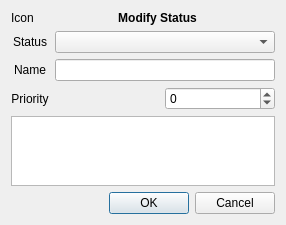
<?xml version="1.0" encoding="UTF-8"?>
<ui version="4.0">
 <class>ModifyStatusDialogClass</class>
 <widget class="QDialog" name="ModifyStatusDialogClass">
  <property name="geometry">
   <rect>
    <x>0</x>
    <y>0</y>
    <width>286</width>
    <height>212</height>
   </rect>
  </property>
  <property name="sizePolicy">
   <sizepolicy hsizetype="Expanding" vsizetype="Expanding">
    <horstretch>0</horstretch>
    <verstretch>0</verstretch>
   </sizepolicy>
  </property>
  <property name="windowTitle">
   <string>Modify Status</string>
  </property>
  <layout class="QVBoxLayout" name="vboxLayout">
   <item>
    <layout class="QHBoxLayout" name="horizontalLayout">
     <item>
      <widget class="QLabel" name="lblIcon">
       <property name="text">
        <string>Icon</string>
       </property>
      </widget>
     </item>
     <item>
      <widget class="QLabel" name="lblTitle">
       <property name="sizePolicy">
        <sizepolicy hsizetype="Expanding" vsizetype="Preferred">
         <horstretch>0</horstretch>
         <verstretch>0</verstretch>
        </sizepolicy>
       </property>
       <property name="font">
        <font>
         <weight>75</weight>
         <bold>true</bold>
        </font>
       </property>
       <property name="text">
        <string>Modify Status</string>
       </property>
       <property name="alignment">
        <set>Qt::AlignCenter</set>
       </property>
      </widget>
     </item>
    </layout>
   </item>
   <item>
    <layout class="QGridLayout" name="gridLayout">
     <item row="0" column="0">
      <widget class="QLabel" name="lblStatus">
       <property name="text">
        <string>Status</string>
       </property>
       <property name="textFormat">
        <enum>Qt::PlainText</enum>
       </property>
       <property name="alignment">
        <set>Qt::AlignCenter</set>
       </property>
       <property name="buddy">
        <cstring>cmbShow</cstring>
       </property>
      </widget>
     </item>
     <item row="1" column="1">
      <widget class="QLineEdit" name="lneName">
       <property name="sizePolicy">
        <sizepolicy hsizetype="Expanding" vsizetype="Fixed">
         <horstretch>0</horstretch>
         <verstretch>0</verstretch>
        </sizepolicy>
       </property>
      </widget>
     </item>
     <item row="0" column="1">
      <widget class="QComboBox" name="cmbShow">
       <property name="sizePolicy">
        <sizepolicy hsizetype="Preferred" vsizetype="Fixed">
         <horstretch>0</horstretch>
         <verstretch>0</verstretch>
        </sizepolicy>
       </property>
      </widget>
     </item>
     <item row="1" column="0">
      <widget class="QLabel" name="lblName">
       <property name="text">
        <string>Name</string>
       </property>
       <property name="textFormat">
        <enum>Qt::PlainText</enum>
       </property>
       <property name="alignment">
        <set>Qt::AlignCenter</set>
       </property>
       <property name="buddy">
        <cstring>lneName</cstring>
       </property>
      </widget>
     </item>
     <item row="2" column="0">
      <widget class="QLabel" name="lblPriority">
       <property name="text">
        <string>Priority</string>
       </property>
       <property name="textFormat">
        <enum>Qt::PlainText</enum>
       </property>
       <property name="alignment">
        <set>Qt::AlignCenter</set>
       </property>
       <property name="buddy">
        <cstring>spbPriority</cstring>
       </property>
      </widget>
     </item>
     <item row="2" column="1">
      <layout class="QHBoxLayout" name="horizontalLayout_2">
       <item>
        <spacer name="horizontalSpacer">
         <property name="orientation">
          <enum>Qt::Horizontal</enum>
         </property>
         <property name="sizeHint" stdset="0">
          <size>
           <width>40</width>
           <height>20</height>
          </size>
         </property>
        </spacer>
       </item>
       <item>
        <widget class="QSpinBox" name="spbPriority">
         <property name="sizePolicy">
          <sizepolicy hsizetype="Expanding" vsizetype="Fixed">
           <horstretch>0</horstretch>
           <verstretch>0</verstretch>
          </sizepolicy>
         </property>
         <property name="minimum">
          <number>-127</number>
         </property>
         <property name="maximum">
          <number>128</number>
         </property>
        </widget>
       </item>
      </layout>
     </item>
    </layout>
   </item>
   <item>
    <widget class="QPlainTextEdit" name="pteText">
     <property name="sizePolicy">
      <sizepolicy hsizetype="Expanding" vsizetype="Preferred">
       <horstretch>0</horstretch>
       <verstretch>0</verstretch>
      </sizepolicy>
     </property>
     <property name="tabChangesFocus">
      <bool>true</bool>
     </property>
    </widget>
   </item>
   <item>
    <widget class="QDialogButtonBox" name="dbbButtons">
     <property name="sizePolicy">
      <sizepolicy hsizetype="MinimumExpanding" vsizetype="Maximum">
       <horstretch>0</horstretch>
       <verstretch>0</verstretch>
      </sizepolicy>
     </property>
     <property name="standardButtons">
      <set>QDialogButtonBox::Cancel|QDialogButtonBox::Ok</set>
     </property>
    </widget>
   </item>
  </layout>
 </widget>
 <layoutdefault spacing="6" margin="11"/>
 <tabstops>
  <tabstop>lneName</tabstop>
  <tabstop>pteText</tabstop>
  <tabstop>dbbButtons</tabstop>
 </tabstops>
 <resources/>
 <connections/>
</ui>
